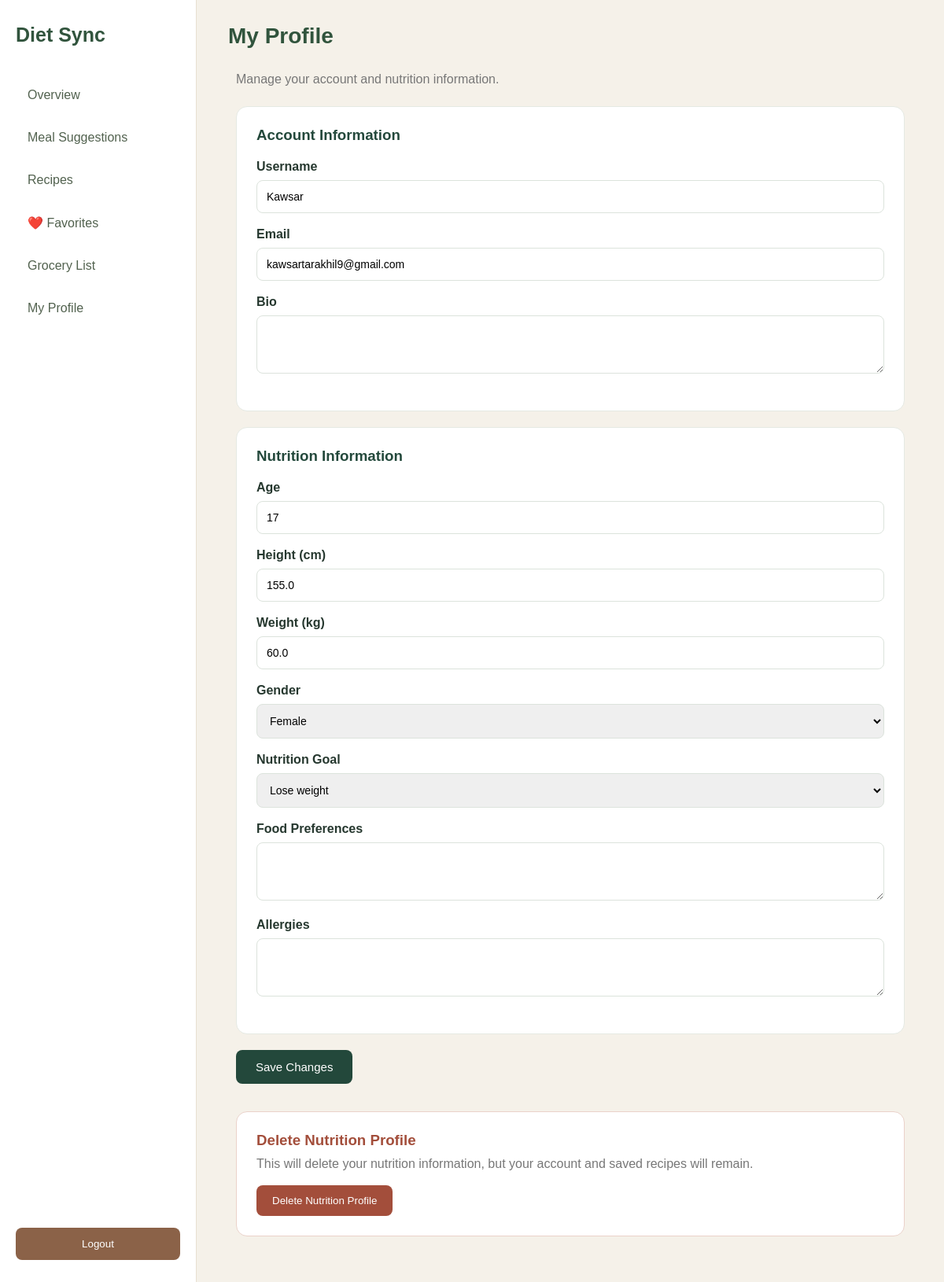
The page /profile/ (signed in) on the database its author committed.
### accounts/models.py (models this page shows, shortened)
class CustomUser(AbstractUser):
    email = models.EmailField(unique=True)
    bio = models.TextField(blank=True)
    objects = CustomUserManager()

class NutritionProfile(models.Model):
    gender = [('male', 'Male'),('female', 'Female'),]
    goal = [('lose', 'Lose weight'),('maintain', 'Maintain weight'),('gain', 'Gain weight'),]
    user = models.OneToOneField(CustomUser,on_delete=models.CASCADE,related_name='nutrition_profile')
    age = models.PositiveIntegerField()
    height = models.FloatField()
    weight = models.FloatField()
    gender = models.CharField(max_length=10, choices=gender)
    goal = models.CharField(max_length=10, choices=goal)
    food_preferences = models.TextField(blank=True)
    allergies = models.TextField(blank=True)

### accounts/permissions.py (the view)
    def wrapper(request, *args, **kwargs):
        if not request.user.is_authenticated:
            return redirect_to_login(request.get_full_path())
        return view_func(request, *args, **kwargs)

### accounts/permissions.py (called while the page is built)
def custom_login_required(view_func):
    def wrapper(request, *args, **kwargs):
        if not request.user.is_authenticated:
            return redirect_to_login(request.get_full_path())
        return view_func(request, *args, **kwargs)
    return wrapper

### core/views.py (called while the page is built, shortened)
@custom_login_required
def profile_view(request):
    profile = NutritionProfile.objects.filter(user=request.user).first()
    error = ""
    profile = NutritionProfile.objects.filter(user=request.user).first()
    return render(request, "profile.html", { "profile": profile,  "error": error})

### core/templates/profile.html (shortened to what this page needs)
{% extends "dashboard_base.html" %}
{% load static %}
{% block page_heading %}My Profile{% endblock %}
{% block content %}
<div class="profile-container">
    <div class="profile-header">
        <p>Manage your account and nutrition information.</p>
    </div>
    <form method="POST">
        <div class="profile-card">
            <h3>Account Information</h3>
            <div class="profile-field">
                <label>Username</label>
                <input type="text" name="username" value="{{ request.user.username }}" required>
            </div>
            <div class="profile-field">
                <label>Email</label>
                <input type="email" name="email" value="{{ request.user.email }}" required>
            </div>
            <div class="profile-field">
                <label>Bio</label>
                <textarea name="bio" rows="3">{{ request.user.bio }}</textarea>
            </div>
        </div>
        <div class="profile-card">
            <h3>Nutrition Information</h3>
            <div class="profile-field">
                <label>Age</label>
                <input type="number" name="age" value="{{ profile.age|default:'' }}" required>
            </div>
            <div class="profile-field">
                <label>Height (cm)</label>
                <input type="number"  step="0.1" name="height" value="{{ profile.height|default:'' }}" required>
            </div>
            <div class="profile-field">
                <label>Weight (kg)</label>
                <input type="number" step="0.1" name="weight" value="{{ profile.weight|default:'' }}" required>
            </div>
            <div class="profile-field">
                <label>Gender</label>
                <select name="gender" required>
                    <option value="female"
                        {% if profile.gender == "female" %}selected{% endif %}>
                        Female
                    </option>
                </select>
            </div>
            <div class="profile-field">
                <label>Nutrition Goal</label>
                <select name="goal" required>
                    <option value="lose" {% if profile.goal == "lose" %}selected{% endif %}>
                        Lose weight
                    </option>
                </select>
            </div>
            <div class="profile-field">
                <label>Food Preferences</label>
                <textarea name="food_preferences" rows="3">{{ profile.food_preferences|default:'' }}</textarea>
            </div>
            <div class="profile-field">
                <label>Allergies</label>
                <textarea name="allergies" rows="3">{{ profile.allergies|default:'' }}</textarea>
            </div>
        </div>
        <button type="submit" class="save-profile-button">
            Save Changes
        </button>
    </form>
    {% if profile %}
    <div class="profile-delete-section">
        <h3>Delete Nutrition Profile</h3>
        <p>This will delete your nutrition information, but your account and saved recipes will remain.</p>
        <form method="POST"
              onsubmit="return confirm('Are you sure you want to delete your nutrition profile?');">
            <button type="submit" class="delete-profile-button">
                Delete Nutrition Profile
            </button>
        </form>
    </div>
    {% endif %}
</div>
{% endblock %}

### core/static/css/dashboard.css (style rules this page uses)
* { margin: 0; padding: 0; box-sizing: border-box; }
body { font-family: Arial, sans-serif; background: #F5F1E9; color: #34483A; }
.profile-container { max-width: 850px; margin: 30px auto; }
.profile-header { margin-bottom: 25px; }
.profile-header p { color: #777; }
.profile-card { background: #ffffff; padding: 25px; border-radius: 14px; margin-bottom: 20px; border: 1px solid #e5e9e3; }
.profile-card h3 { color: #23483b; margin-bottom: 20px; }
.profile-field { margin-bottom: 18px; }
.profile-field label { display: block; color: #26382f; font-weight: 600; margin-bottom: 8px; }
.profile-field input, .profile-field textarea, .profile-field select { width: 100%; padding: 12px; border: 1px solid #dce3dc; border-radius: 8px; font-size: 14px; outline: none; font-family: inherit; }
.profile-field textarea { resize: vertical; }
.save-profile-button { padding: 13px 25px; background: #23483b; color: white; border: none; border-radius: 8px; cursor: pointer; font-size: 15px; }
.profile-delete-section { margin-top: 35px; padding: 25px; background: #ffffff; border: 1px solid #ead2ca; border-radius: 14px; }
.profile-delete-section h3 { color: #a34e3b; margin-bottom: 10px; }
.profile-delete-section p { color: #777; margin-bottom: 18px; }
.delete-profile-button { padding: 12px 20px; background: #a34e3b; color: white; border: none; border-radius: 8px; cursor: pointer; }

### rows shown on the page
CustomUser: username "Kawsar", email "kawsartarakhil9@gmail.com"
NutritionProfile: age "17", height "155.0", weight "60.0", gender "Female", goal "Lose weight"
